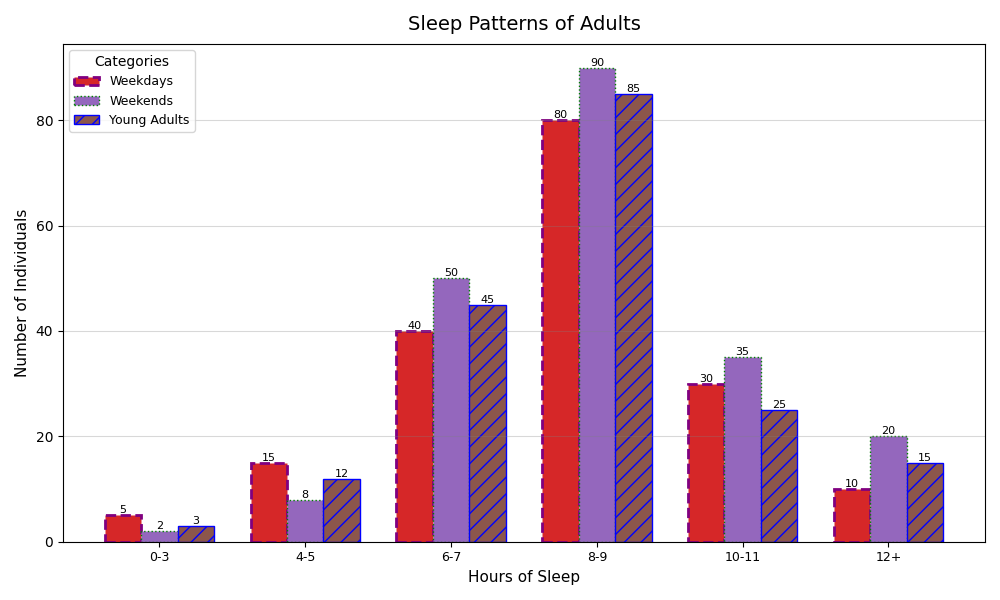

Recreate this plot in Python.
import matplotlib.pyplot as plt
import numpy as np

hours_range = ['0-3', '4-5', '6-7', '8-9', '10-11', '12+']
weekday_sleepers = [5, 15, 40, 80, 30, 10]
weekend_sleepers = [2, 8, 50, 90, 35, 20]
young_adults_sleepers = [3, 12, 45, 85, 25, 15]

x_pos = np.arange(len(hours_range))

fig, ax = plt.subplots(figsize=(10, 6))

bar_width = 0.25

# Randomly altered stylistic elements
bars1 = ax.bar(x_pos - bar_width, weekday_sleepers, bar_width, label='Weekdays', color='#d62728', edgecolor='purple', linestyle='--', linewidth=2)
bars2 = ax.bar(x_pos, weekend_sleepers, bar_width, label='Weekends', color='#9467bd', edgecolor='green', linestyle=':')
bars3 = ax.bar(x_pos + bar_width, young_adults_sleepers, bar_width, label='Young Adults', color='#8c564b', edgecolor='blue', linestyle='-', hatch='//')

ax.set_title('Sleep Patterns of Adults', fontsize=14, fontweight='normal', pad=10)
ax.set_xlabel('Hours of Sleep', fontsize=11)
ax.set_ylabel('Number of Individuals', fontsize=11)

ax.set_xticks(x_pos)
ax.set_xticklabels(hours_range, fontsize=9)

# Slightly modified legend
ax.legend(title='Categories', fontsize=9, loc='upper left')

# Altering y-axis grid lines
ax.yaxis.grid(True, linestyle='-', color='grey', alpha=0.3)

def add_labels(bars, counts):
    for bar, count in zip(bars, counts):
        ax.text(bar.get_x() + bar.get_width() / 2, bar.get_height(), str(count), ha='center', va='bottom', fontsize=8)

add_labels(bars1, weekday_sleepers)
add_labels(bars2, weekend_sleepers)
add_labels(bars3, young_adults_sleepers)

plt.tight_layout()
plt.show()
